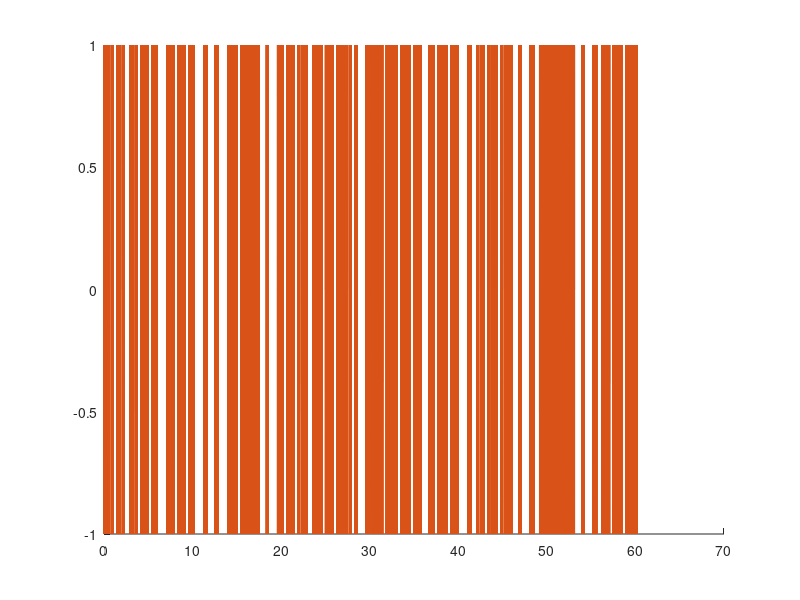

Source code (MATLAB): (Note: this script raises an error after producing the figure.)
%% OOK Implementation
%%%%%%%%%%%%%%%%%%%%%%%%%%%%%%%%%%%%%%%%%%%%%%%%%%%%%%%%%%%%%%%%%%%%%%%
%% Binary data Modulation
load msg.mat
len_vec = length(bin_vec)*10000;
bin_wave = ones(1,len_vec);
for i = 1:length(bin_vec) %create stacks of 10,000
    if i == 1
        bin_wave(i:i+9999) = bin_vec(i)*ones(1,10000);
    else
        bin_wave((10000*(i-1))+1:10000*i) = bin_vec(i)*ones(1,10000);
    end
end

t = linspace(0,length(bin_wave)-1,length(bin_wave))/48000; %t vector for
%modulated wave
Ac = 1;
fc =  1000; %carrier params
c = Ac * cos(2*pi*fc*t);
s = c.*bin_wave; %OOK Modulation

figure(2)
clf(2)
hold on
%visualize modulated wave to be sent
plot(t,bin_wave)
plot(t,s)
hold off
%% TRANSMIT THE SIGNAL ACOUSTICALLY
%% Load recieved signal
[y, fs] = audioread('text_1k_10000bit.wav');
figure(1)
clf(1)
%visualize raw data
plot(y);
title('Raw Recieved Signal')
xlabel('Signal index'); ylabel('Amplitude')
%% Bandpass Filter, OOK recieved signal

bpFilt = designfilt('bandpassfir','FilterOrder',1024, ...
         'CutoffFrequency1',990,'CutoffFrequency2',1010, ...
         'SampleRate',fs);
fvtool(bpFilt) %visualize the mag and phase response of our bandpass

out = filter(bpFilt,y); %filter data with bandpass filter

figure(1)
clf(1)
%visualize raw vs filtered data
subplot(2,1,1)
plot(data);
title('Raw Recieved Signal')
xlabel('Signal Index'); ylabel('Amplitude')
ylim([-.5 .5])
subplot(2,1,2)
plot(out);
title('Bandpass (990 Hz to 1010 Hz) Filtered Signal')
xlabel('Signal Index'); ylabel('Amplitude')
ylim([-.5 .5])

% Frequency domain anlysis
N = length(out);
signal1 = fft(out); % filtered
shifted_signal1 = fftshift(signal1);
signal2 = fft(y); % unfiltered
shifted_signal2 = fftshift(signal2);
freqs = linspace(-pi, pi-2/N*pi, N) + pi/N*mod(N,2);
freqs_hz = (freqs*fs)/(2*pi);

figure(2)
clf(2)
%visualize raw and filtered in the frequency domain (not interesting)
subplot(2,1,1)
plot(freqs_hz,abs(shifted_signal1))
subplot(2,1,2)
plot(freqs_hz,abs(shifted_signal2))
%% Demodulate, OOK Vis
fc = 1000;
fs = 48000;
t = linspace(0,length(out)-1,length(out))'/fs;
demod = (out.*cos(2*pi*fc*t-2)); %include phase shift term from bandpass

N = length(out);

%low pass filter
lpFilt = designfilt('lowpassfir','PassbandFrequency',1/48, ...
         'StopbandFrequency',1/24, 'PassbandRipple',0.5, ...
         'StopbandAttenuation',100,'DesignMethod','kaiserwin');
fvtool(lpFilt)

dataOut = filter(lpFilt,demod); %filter

signal1 = fft(demod); % unfiltered
shifted_signal1 = fftshift(signal1);  
signal2 = fft(dataOut); % filtered
shifted_signal2 = fftshift(signal2);
freqs = linspace(-pi, pi-2/N*pi, N) + pi/N*mod(N,2);
freqs_hz = (freqs*fs)/(2*pi);

figure(111)
clf(111)
%visualize frequency domains before and after filtering
hold on;
plot(freqs_hz,abs(shifted_signal1))
plot(freqs_hz,abs(shifted_signal2))
legend('unfiltered', 'filtered')
xlabel('Frequency (Hz)'); ylabel('Amplitude')
%% Demodulate, OOK, Integration
t2 = linspace(0,10000,10000)/fs; %time vector for each stack
out2 = out(9.563e4:9.563e4+293e4-1); %truncate the data to a reasonable range
demod = zeros(1,293); %length of original message (doesn't have to be preset)
step = 10000; %stack size
final_step = step*293;
iter = step:step:final_step;
for i = iter
    y = cos(2*pi*fc*t2-2); %multiply bandpass filtered stacks by the carrier wave
    %including the phase shift correction
    z = y'.*out2((i-(step-1)):i);
    int = sum(abs(trapz(t2,z))); %compute the integral of each stack and 
    %compare to the threshold 
    %this operation is mimicing the low pass filter we used to visualize
    %the demodulated signal above
    if int>.1 %say whether the stack is a 1 or 0
        a = 1;
    else
        a = 0;
    end
    demod(i/10000) = a; %rebuild the demodulated signal
end
%% Compare Demodulated data to the original message

disp('A 1 means they are equivalent, A 0 means at least one digit is wrong')
all(demod==bin_vec)


























